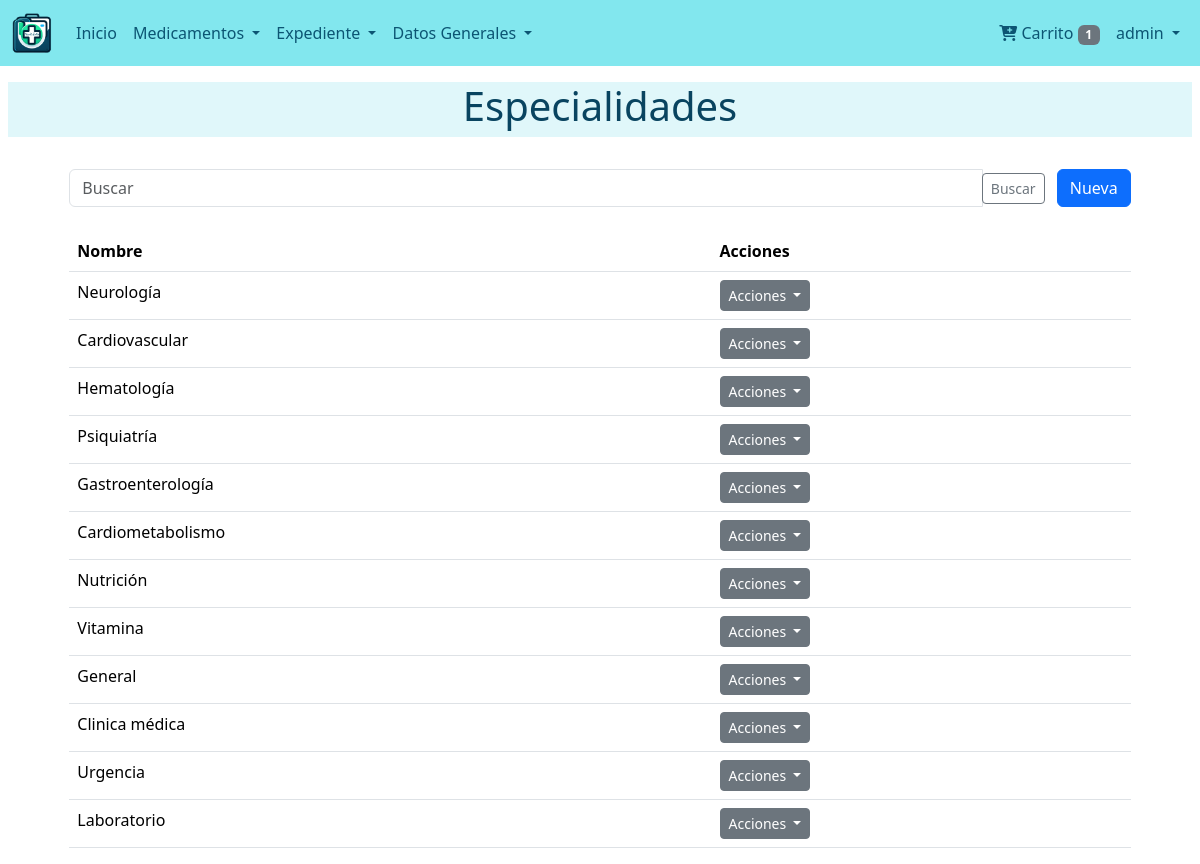
Screenshot of /productos/specialties/ (signed in) with the database file from the repository.
### users/models.py (models this page shows)
class User(AbstractUser):
    def get_full_name(self):
        return '{} {}'.format(self.first_name,self.last_name)

### products/models.py (models this page shows, shortened)
class Specialty(models.Model):
    nombre = models.CharField(max_length=50, unique=True)
    class Meta:
        verbose_name = ("Especialidad")
        verbose_name_plural = ("Especialidades")

### products/views.py (the view)
# urls.py: path('specialties/', views.SpecialtyListView.as_view(), name='specialty_list'),
class SpecialtyListView(ListView):
    model = Specialty
    template_name = 'specialty/list.html'
    context_object_name = 'specialties'
    def get_queryset(self):
        queryset = super().get_queryset()
        search_term = self.request.GET.get('search', '')  # Asegúrate de usar 'search' si así lo nombraste en el input del formulario
        if search_term:
            queryset = queryset.filter(nombre__icontains=search_term)
        return queryset
    def get_context_data(self, **kwargs):
        context = super().get_context_data(**kwargs)
        context['search_form'] = SpecialtySearchForm(self.request.GET or None)
        return context

### products/forms.py
class SpecialtySearchForm(forms.Form):
    search = forms.CharField(
        required=False,
        widget=forms.TextInput(attrs={'class': 'form-control', 'placeholder': 'Buscar'})
    )

### dispensers/context_processors.py (called while the page is built)
def cart_processor(request):
    dispenser = get_or_create_dispenser(request)
    return {'cart_item_count': dispenser.products.count() if dispenser else 0}

### dispensers/utils.py (called while the page is built, shortened)
def get_or_create_dispenser(request):
    user = request.user if request.user.is_authenticated else None
    if user:
        dispenser = Dispenser.objects.filter(user=user).first()
        if dispenser:
            request.session['dispenser_id'] = dispenser.dispenser_id
            return dispenser

### products/templates/specialty/list.html (shortened to what this page needs)
{% extends 'base.html' %}
{% block content %}
{% include "snippets/title.html" with title='Especialidades' %}
<div class="container">
    <div class="row justify-content-center">
        <div class="col-md-11">
            {% include "specialty/snippets/filter.html" %}
            <table class="table mt-4">
                <thead>
                    <tr>
                        <th>Nombre</th>
                        <th>Acciones</th>
                    </tr>
                </thead>
                <tbody>
                    {% for specialty in specialties %}
                    <tr>
                        <td>{{ specialty.nombre }}</td>
                        <td>
                            <div class="dropdown">
                                <button class="btn btn-secondary btn-sm dropdown-toggle" type="button" id="dropdownMenuButton{{ forloop.counter }}" data-bs-toggle="dropdown" aria-expanded="false">
                                    Acciones
                                </button>
                            </div>
                        </td>
                    </tr>
                    {% empty %}
                    <tr>
                        <td colspan="2">No hay especialidades disponibles.</td>
                    </tr>
                    {% endfor %}
                </tbody>
            </table>
        </div>
    </div>
</div>
{% endblock %}

### templates/navbar.html (shortened to what this page needs)
{% load static %}
{% url 'index' as index %}
{% url 'dispensers:dispenser' as dispenser %}
<nav class="navbar navbar-expand-lg custom-navbar-bg navbar-light">
    <div class="container-fluid">
        <a class="navbar-brand" href="{% url 'index' %}">
            <img src="{% static 'images/icono.png' %}" alt="MedicFolio Logo" style="height: 40px;">
        </a>
        <div class="collapse navbar-collapse" id="navbarNavAltMarkup">
            <div class="navbar-nav me-auto">
                {% if user.is_authenticated %}
                    <a class="nav-link text-white {% if request.path == index %}active{% endif %}" href="{{ index }}">
                        Inicio
                    </a>
                    <li class="nav-item dropdown">
                        <a class="nav-link dropdown-toggle text-white" href="#" id="navbarDropdownMenuLink" role="button" data-bs-toggle="dropdown" aria-expanded="false">
                            Medicamentos
                        </a>
                    </li>
                    <li class="nav-item dropdown">
                        <a class="nav-link dropdown-toggle text-white" href="#" id="navbarDropdownDatosGenerales" role="button" data-bs-toggle="dropdown" aria-expanded="false">
                            Expediente
                        </a>
                    </li>
                    <li class="nav-item dropdown">
                        <a class="nav-link dropdown-toggle text-white" href="#" id="navbarDropdownDatosGenerales" role="button" data-bs-toggle="dropdown" aria-expanded="false">
                            Datos Generales
                        </a>
                    </li>
                {% endif %}
            </div>
            <div class="navbar-nav ms-auto">
                {% if user.is_authenticated %}
                <li><a class="nav-link text-white" href="{{ dispenser }}">
                    <i class="fas fa-cart-plus"></i> Carrito
                    <span class="badge bg-secondary">{{ cart_item_count }}</span>
                </a></li>
                {% endif %}
                {% if user.is_authenticated %}
                <li class="nav-item dropdown">
                    <a class="nav-link dropdown-toggle text-white" href="#" id="navbarDropdownUserMenu" role="button" data-bs-toggle="dropdown" aria-expanded="false">
                        {{ user.username }}
                    </a>
                </li>
                {% endif %}
            </div>
        </div>
    </div>
</nav>

### static/css/style.css (style rules this page uses)
.custom-navbar-bg { background-color: #82e7ee; }
.navbar-light .navbar-nav .nav-link { color: #0c5573 !important; }

### rows the page displays
User: username "admin"
Specialty: nombre "Neurología"
Specialty: nombre "Cardiovascular"
Specialty: nombre "Hematología"
Specialty: nombre "Psiquiatría"
Specialty: nombre "Gastroenterología"
Specialty: nombre "Cardiometabolismo"
Specialty: nombre "Nutrición"
Specialty: nombre "Vitamina"
Specialty: nombre "General"
Specialty: nombre "Clinica médica"
Specialty: nombre "Urgencia"
Specialty: nombre "Laboratorio"

### other values shown
{{ cart_item_count }} "1"
{{ title }} "Especialidades"
